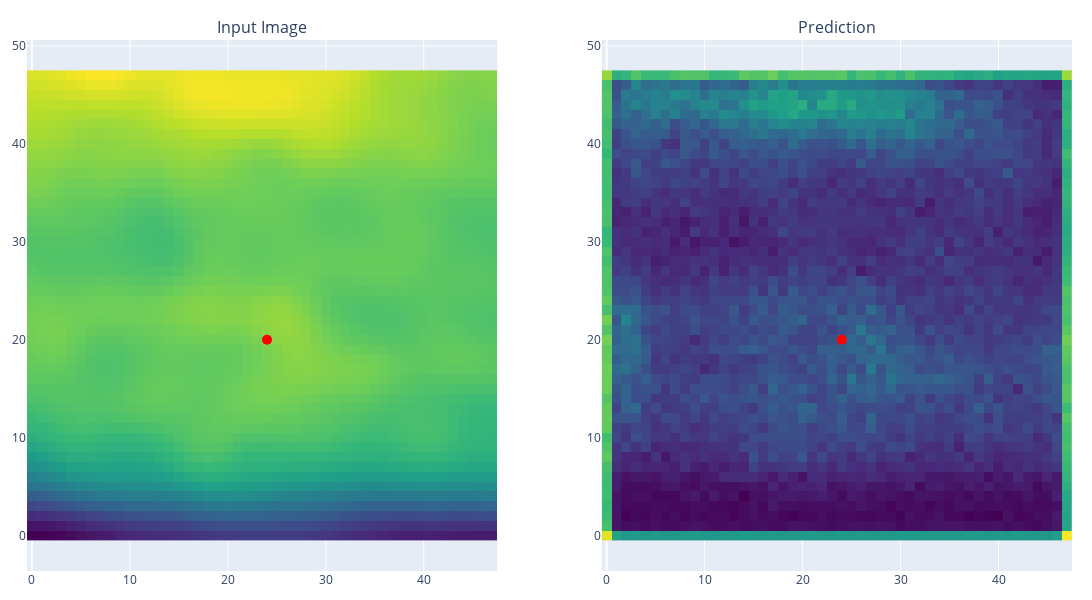
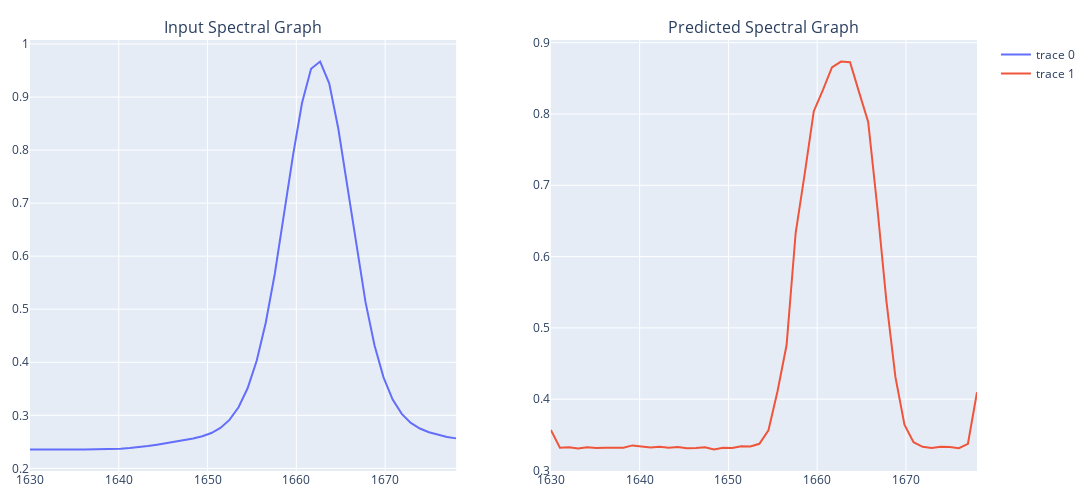

Source (notebook cell) for these figures, in order:
### Code cell
# Create new inference visualizations
fig_images, fig_spectra = visualize_inference(model, test_sample[0], train_image_viz, energy_range, 24, 20)

# Display updated plots
fig_images.show()
fig_spectra.show()

### Figure 1 — Plotly figure (JSON) as saved in the notebook; plotly's stock layout.template omitted (floating-point values rounded to 4 significant figures; data arrays with more than 128 entries replaced by an {"elided": "..."} marker saying what was removed)
{"data": [{"colorscale": [[0, "#440154"], [0.1111, "#482878"], [0.2222, "#3e4989"], [0.3333, "#31688e"], [0.4444, "#26828e"], [0.5556, "#1f9e89"], [0.6667, "#35b779"], [0.7778, "#6ece58"], [0.8889, "#b5de2b"], [1, "#fde725"]], "showscale": false, "type": "heatmap", "xaxis": "x", "yaxis": "y", "z": {"elided": "48x48 float values"}}, {"marker": {"color": "red", "size": 10}, "mode": "markers", "showlegend": false, "type": "scatter", "x": [24], "xaxis": "x", "y": [20], "yaxis": "y"}, {"colorscale": [[0, "#440154"], [0.1111, "#482878"], [0.2222, "#3e4989"], [0.3333, "#31688e"], [0.4444, "#26828e"], [0.5556, "#1f9e89"], [0.6667, "#35b779"], [0.7778, "#6ece58"], [0.8889, "#b5de2b"], [1, "#fde725"]], "showscale": false, "type": "heatmap", "xaxis": "x2", "yaxis": "y2", "z": {"elided": "48x48 float values"}}, {"marker": {"color": "red", "size": 10}, "mode": "markers", "showlegend": false, "type": "scatter", "x": [24], "xaxis": "x2", "y": [20], "yaxis": "y2"}], "layout": {"annotations": [{"font": {"size": 16}, "showarrow": false, "text": "Input Image", "x": 0.225, "xanchor": "center", "xref": "paper", "y": 1, "yanchor": "bottom", "yref": "paper"}, {"font": {"size": 16}, "showarrow": false, "text": "Prediction", "x": 0.775, "xanchor": "center", "xref": "paper", "y": 1, "yanchor": "bottom", "yref": "paper"}], "height": 600, "margin": {"b": 20, "l": 20, "r": 20, "t": 40}, "width": 1200, "xaxis": {"anchor": "y", "domain": [0, 0.45]}, "xaxis2": {"anchor": "y2", "domain": [0.55, 1]}, "yaxis": {"anchor": "x", "domain": [0, 1], "scaleanchor": "x", "scaleratio": 1}, "yaxis2": {"anchor": "x2", "domain": [0, 1], "scaleanchor": "x2", "scaleratio": 1}}}

### Figure 2 — Plotly figure (JSON) as saved in the notebook; plotly's stock layout.template omitted (floating-point values rounded to 4 significant figures)
{"data": [{"type": "scatter", "x": [1630, 1631.0, 1632.0, 1633.0, 1634.0, 1635.0, 1636.0, 1637.0, 1638.0, 1639.0, 1640.0, 1641.0, 1642.0, 1643.0, 1644.0, 1645.0, 1646.0, 1647.0, 1648.0, 1649.0, 1650.0, 1651.0, 1652.0, 1653.0, 1655.0, 1656.0, 1657.0, 1658.0, 1659.0, 1660.0, 1661.0, 1662.0, 1663.0, 1664.0, 1665.0, 1666.0, 1667.0, 1668.0, 1669.0, 1670.0, 1671.0, 1672.0, 1673.0, 1674.0, 1675.0, 1676.0, 1677.0, 1678], "xaxis": "x", "y": [0.2356, 0.2359, 0.2361, 0.236, 0.2359, 0.2358, 0.2357, 0.2357, 0.2358, 0.2362, 0.237, 0.2382, 0.2398, 0.2419, 0.2445, 0.2474, 0.2503, 0.2532, 0.2564, 0.2605, 0.2666, 0.2762, 0.2914, 0.3151, 0.3509, 0.403, 0.4746, 0.5669, 0.6756, 0.7891, 0.8887, 0.9533, 0.9669, 0.926, 0.8407, 0.7305, 0.6162, 0.5138, 0.4316, 0.371, 0.3295, 0.3027, 0.2858, 0.2751, 0.268, 0.263, 0.2593, 0.2565], "yaxis": "y"}, {"type": "scatter", "x": [1630, 1631.0, 1632.0, 1633.0, 1634.0, 1635.0, 1636.0, 1637.0, 1638.0, 1639.0, 1640.0, 1641.0, 1642.0, 1643.0, 1644.0, 1645.0, 1646.0, 1647.0, 1648.0, 1649.0, 1650.0, 1651.0, 1652.0, 1653.0, 1655.0, 1656.0, 1657.0, 1658.0, 1659.0, 1660.0, 1661.0, 1662.0, 1663.0, 1664.0, 1665.0, 1666.0, 1667.0, 1668.0, 1669.0, 1670.0, 1671.0, 1672.0, 1673.0, 1674.0, 1675.0, 1676.0, 1677.0, 1678], "xaxis": "x2", "y": [0.357, 0.332, 0.3325, 0.3311, 0.3326, 0.3315, 0.3319, 0.3319, 0.3319, 0.3352, 0.3334, 0.3323, 0.3335, 0.332, 0.3331, 0.3311, 0.3315, 0.3326, 0.3296, 0.3321, 0.3316, 0.3341, 0.3336, 0.3375, 0.3565, 0.4113, 0.476, 0.6331, 0.7162, 0.8039, 0.8335, 0.8653, 0.8735, 0.8725, 0.8303, 0.7887, 0.67, 0.5386, 0.4313, 0.3644, 0.3397, 0.3332, 0.3315, 0.3333, 0.3331, 0.3313, 0.3375, 0.4099], "yaxis": "y2"}], "layout": {"annotations": [{"font": {"size": 16}, "showarrow": false, "text": "Input Spectral Graph", "x": 0.225, "xanchor": "center", "xref": "paper", "y": 1, "yanchor": "bottom", "yref": "paper"}, {"font": {"size": 16}, "showarrow": false, "text": "Predicted Spectral Graph", "x": 0.775, "xanchor": "center", "xref": "paper", "y": 1, "yanchor": "bottom", "yref": "paper"}], "height": 500, "margin": {"b": 20, "l": 20, "r": 20, "t": 40}, "width": 1200, "xaxis": {"anchor": "y", "domain": [0, 0.45]}, "xaxis2": {"anchor": "y2", "domain": [0.55, 1]}, "yaxis": {"anchor": "x", "domain": [0, 1]}, "yaxis2": {"anchor": "x2", "domain": [0, 1]}}}
